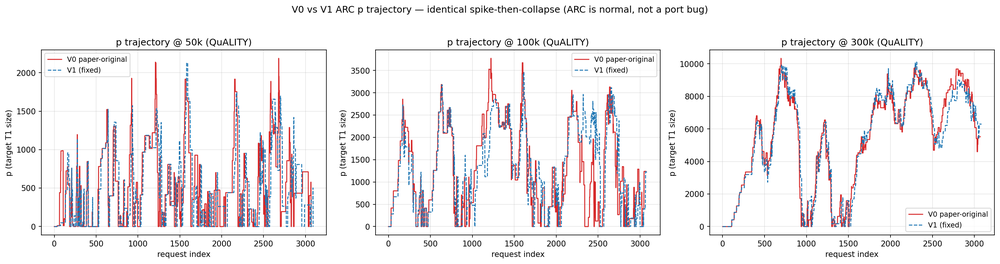
#> input picture figures/p_trajectory_v0_v1.png, 1000 x 264 px, shrunk from 2684 x 709 before the run
$ python retitle_p_trajectory.py
#> lines starting #> are read from the running program, lines starting #| are printed output that depends on the picture
#!/usr/bin/env python3
"""Rewrite the baked-in title of figures/p_trajectory_v0_v1.png.

The original title asserted "not a port bug", a hypothesis this project later
disproved (see docs/migration-v0-v1.md, trap 1). The plotted data is correct and
matches the final tables, so the image is kept and only the claim is replaced.

Run: python docs/figures/retitle_p_trajectory.py
"""

from pathlib import Path

from PIL import Image, ImageDraw, ImageFont
import matplotlib

SRC = Path(__file__).resolve().parents[2] / "figures" / "p_trajectory_v0_v1.png"
NEW_TITLE = ("V0 vs V1 ARC p trajectory (QuALITY, 3072 requests) — "
             "the controller behaves the same on both engines")

BAND = 62          # height of the title strip to repaint
MARGIN = 60        # horizontal safety margin


def main() -> None:
    if not SRC.exists():
        raise SystemExit(f"missing {SRC}")

    img = Image.open(SRC).convert("RGB")
    w, h = img.size
#> w = 1000; h = 264
    draw = ImageDraw.Draw(img)

    # sample the background just below the band so we repaint with the true colour
    bg = img.getpixel((w // 2, BAND + 4))
#> bg = (255, 255, 255)
    draw.rectangle([0, 0, w, BAND], fill=bg)

    font_path = Path(matplotlib.get_data_path()) / "fonts" / "ttf" / "DejaVuSans.ttf"
    size = 30
    while size > 14:
        font = ImageFont.truetype(str(font_path), size)
        left, top, right, bottom = draw.textbbox((0, 0), NEW_TITLE, font=font)
        if (right - left) <= (w - 2 * MARGIN):
            break
        size -= 1
#> this loop made 15 passes
#> (top, right, bottom) on passes 1 to 12: (5, 1568, 34), (5, 1516, 33), (5, 1464, 32), (5, 1411, 32), (5, 1359, 30), (5, 1307, 29), (5, 1255, 28), (5, 1203, 27), (4, 1150, 26), (4, 1098, 24), (4, 1046, 23), (4, 994, 22)
#> after the loop, size = 16

    tw, th = right - left, bottom - top
#> tw = 837; th = 15
    draw.text(((w - tw) / 2 - left, (BAND - th) / 2 - top), NEW_TITLE, fill=(20, 20, 20), font=font)

    out = Path(__file__).resolve().parent / "fig_p_trajectory.png"
    img.save(out, dpi=(200, 200))
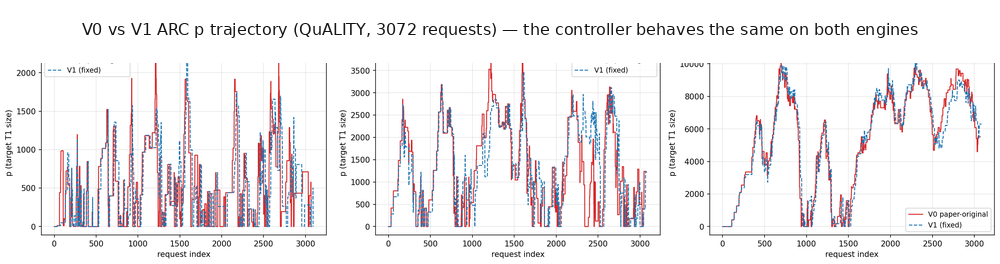
#> saved as fig_p_trajectory.png: PIL image 1000x264 RGB; mean R, G, B 240.5, 237.1, 238.9
    print(f"wrote {out.name}  {w}x{h}  font={size}px")
#| wrote fig_p_trajectory.png  1000x264  font=16px


if __name__ == "__main__":
    main()

$ run again, with figures/arc_advantage_vs_lru.png copied over figures/p_trajectory_v0_v1.png
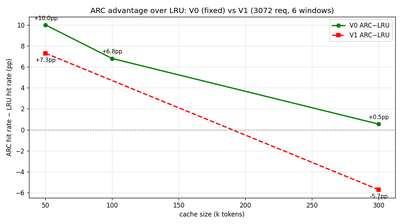
#> input picture figures/arc_advantage_vs_lru.png, 402 x 224 px, shrunk from 1080 x 600 before the run
#> bg = (248, 248, 248)
#> the loop in main, `while size > 14:` made 16 passes
#> (top, right, bottom) on passes 1 to 8: (5, 1568, 34), (5, 1516, 33), (5, 1464, 32), (5, 1411, 32), (5, 1359, 30), (5, 1307, 29), (5, 1255, 28), (5, 1203, 27)
#> after the loop in main, `while size > 14:`: size = 14
#> tw = 784; th = 14
#> in main, `img.save(out, dpi=(200, 200))`:
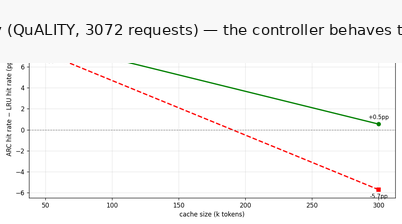
#> saved as fig_p_trajectory.png: PIL image 402x224 RGB; mean R, G, B 246.4, 246, 245.5
#| wrote fig_p_trajectory.png  402x224  font=14px

$ run again, with figures/hitrate_vs_cache_size.png copied over figures/p_trajectory_v0_v1.png
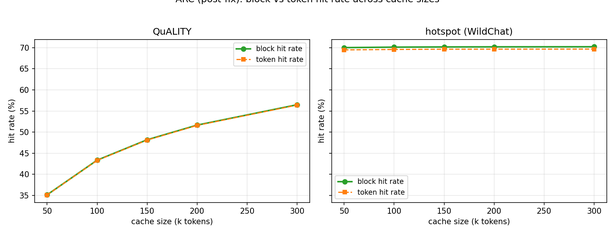
#> input picture figures/hitrate_vs_cache_size.png, 615 x 235 px, shrunk from 1650 x 630 before the run
#> bg = (252, 252, 252)
#> the loop in main, `while size > 14:` made 16 passes
#> (top, right, bottom) on passes 1 to 8: (5, 1568, 34), (5, 1516, 33), (5, 1464, 32), (5, 1411, 32), (5, 1359, 30), (5, 1307, 29), (5, 1255, 28), (5, 1203, 27)
#> after the loop in main, `while size > 14:`: size = 14
#> tw = 784; th = 14
#> in main, `img.save(out, dpi=(200, 200))`:
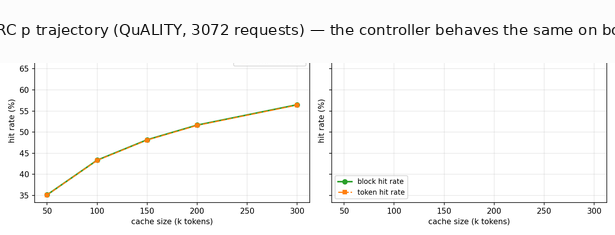
#> saved as fig_p_trajectory.png: PIL image 615x235 RGB; mean R, G, B 247.3, 247.2, 246.7
#| wrote fig_p_trajectory.png  615x235  font=14px
